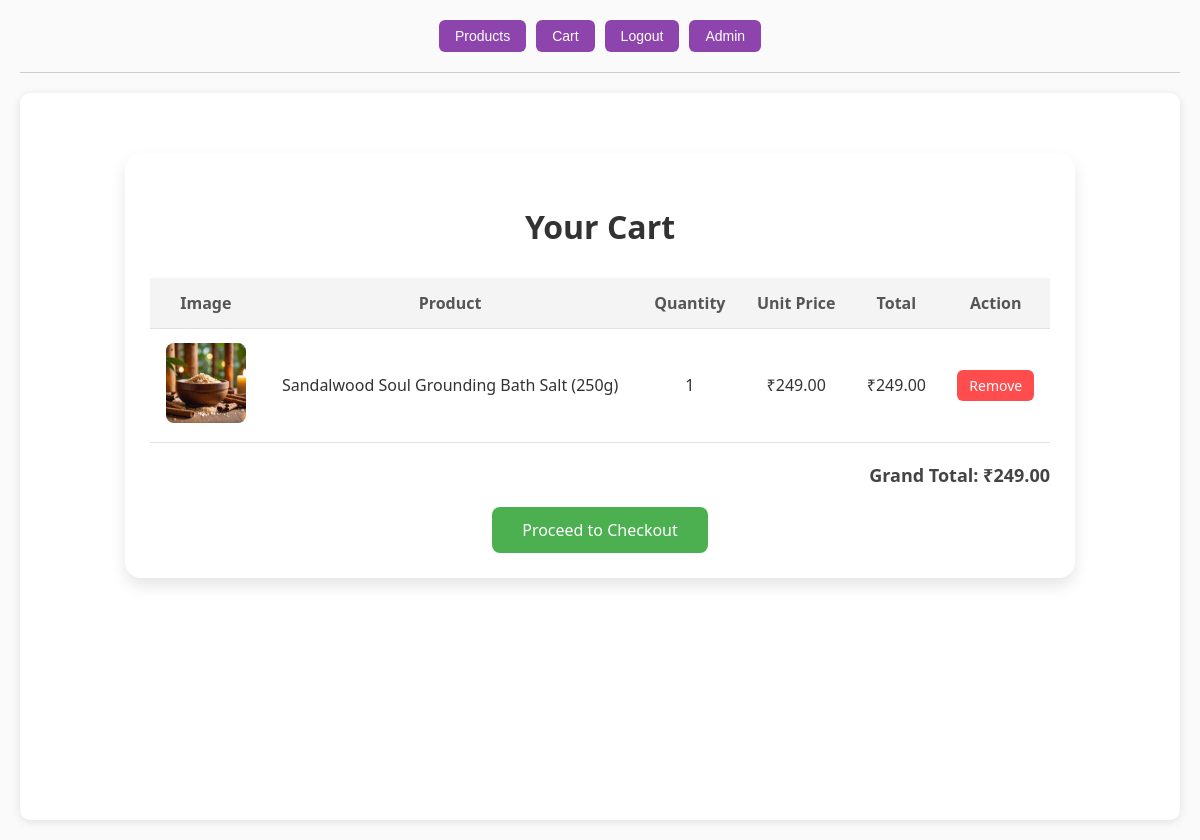
The page /store/cart/ (signed in) on the database its author committed.
### store/models.py (models this page shows, shortened)
class OrderItem(models.Model):
    order = models.ForeignKey(Order, related_name='items', on_delete=models.CASCADE)
    product = models.ForeignKey(Product, on_delete=models.CASCADE)
    quantity = models.PositiveIntegerField(default=1)
    price = models.DecimalField(max_digits=10, decimal_places=2, default=0)

class Product(models.Model):
    name = models.CharField(max_length=100)
    price = models.DecimalField(max_digits=10, decimal_places=2)
    key_ingredients = models.CharField(max_length=400, blank=True, null=True)
    benefits = models.TextField(default='')
    description = models.TextField()
    image = models.ImageField(upload_to='product_images/',blank=True, null=True)
    category = models.ForeignKey('Category', on_delete=models.CASCADE, null=True, blank=True)

### store/views.py (the view)
# urls.py: path('cart/', views.view_cart, name='view_cart'),
@login_required
def view_cart(request):
    order = Order.objects.filter(user=request.user, is_completed=False).first()
    cart_items = OrderItem.objects.filter(order=order) if order else []
    for item in cart_items:
        item.subtotal = item.product.price * item.quantity
    total = sum(item.subtotal for item in cart_items)
    return render(request, 'store/cart.html', {
        'cart_items': cart_items,
        'total': total,
    })

### store/templates/store/cart.html (shortened to what this page needs)
{% extends 'store/base.html' %}
{% block content %}
<div class="cart-container">
  <h1>Your Cart</h1>
  {% if cart_items %}
    <table>
      <thead>
        <tr>
          <th>Image</th>
          <th>Product</th>
          <th>Quantity</th>
          <th>Unit Price</th>
          <th>Total</th>
          <th>Action</th>
        </tr>
      </thead>
      <tbody>
        {% for item in cart_items %}
          <tr>
            <td>
              {% if item.product.image %}
                <img src="{{ item.product.image.url }}" alt="{{ item.product.name }}" width="80" height="80" style="object-fit: cover; border-radius: 8px;">
              {% else %}
                <span>No image</span>
              {% endif %}
            </td>
            <td>{{ item.product.name }}</td>
            <td>{{ item.quantity }}</td>
            <td>₹{{ item.product.price }}</td>
            <td>₹{{ item.subtotal }}</td>
            <td>
              <a href="{% url 'remove_from_cart' item.product.id %}" class="remove-btn">Remove</a>
            </td>
          </tr>
        {% endfor %}
      </tbody>
    </table>
    <div class="total-section">
      Grand Total: ₹{{ total }}
    </div>
    <a href="{% url 'checkout' %}" class="checkout-btn">Proceed to Checkout</a>
  {% else %}
    <div class="empty-cart">Your cart is empty.</div>
  {% endif %}
</div>
{% endblock %}

### store/templates/store/base.html (style rules this page uses)
body { font-family: Arial, sans-serif; padding: 20px; margin: 0; background-color: #fafafa; color: #333; display: flex; min-height: 100vh; flex-direction: column; }

### store/templates/store/cart.html (style rules this page uses)
.cart-container { max-width: 900px; margin: 40px auto; padding: 25px; background: #ffffff; border-radius: 16px; box-shadow: 0 8px 16px rgba(0,0,0,0.1); font-family: 'Segoe UI', sans-serif; }
h1 { text-align: center; margin-bottom: 30px; color: #333; font-size: 32px; }
table { width: 100%; border-collapse: collapse; margin-bottom: 20px; }
th, td { text-align: center; padding: 14px; border-bottom: 1px solid #e0e0e0; }
th { background-color: #f4f4f4; color: #555; font-weight: bold; }
.remove-btn { background-color: #ff4d4d; color: white; padding: 6px 12px; text-decoration: none; border-radius: 6px; font-size: 14px; transition: 0.3s; }
.total-section { text-align: right; font-size: 18px; font-weight: bold; color: #444; margin-top: 10px; }
.checkout-btn { display: block; width: fit-content; margin: 20px auto 0; padding: 12px 30px; background-color: #4CAF50; color: white; text-decoration: none; border-radius: 8px; font-size: 16px; transition: 0.3s; }

### rows shown on the page
OrderItem: product.image (picture), product.name "Sandalwood Soul Grounding Bath Salt (250g)", quantity "1", product.price "249.00", subtotal "249.00"

### other values the page prints
{{ total }} "249.00"
